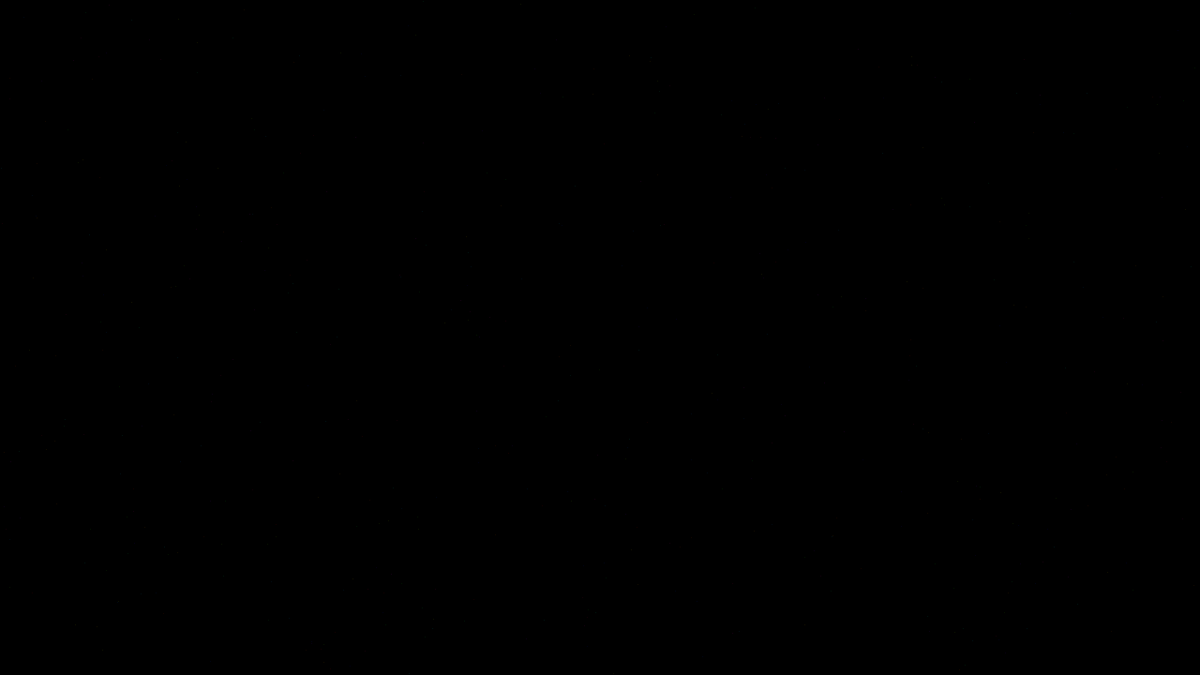
Frame 1 (no input)
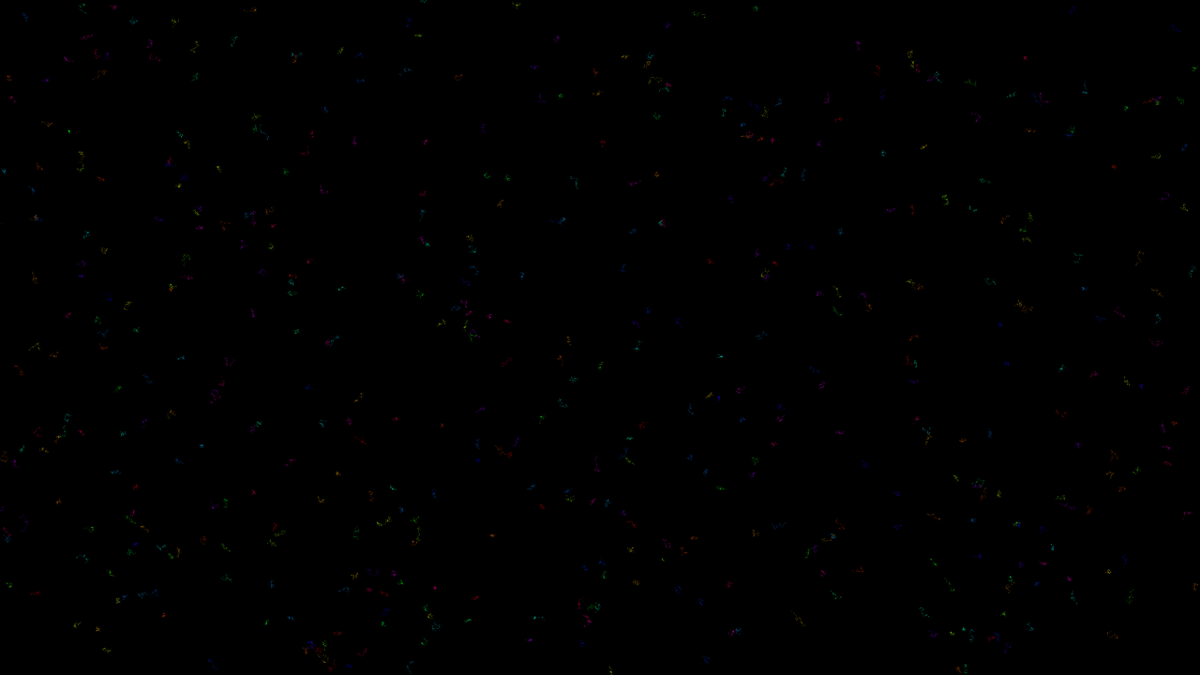
Frame 60 (the mouse pressed at the canvas centre just before this capture)
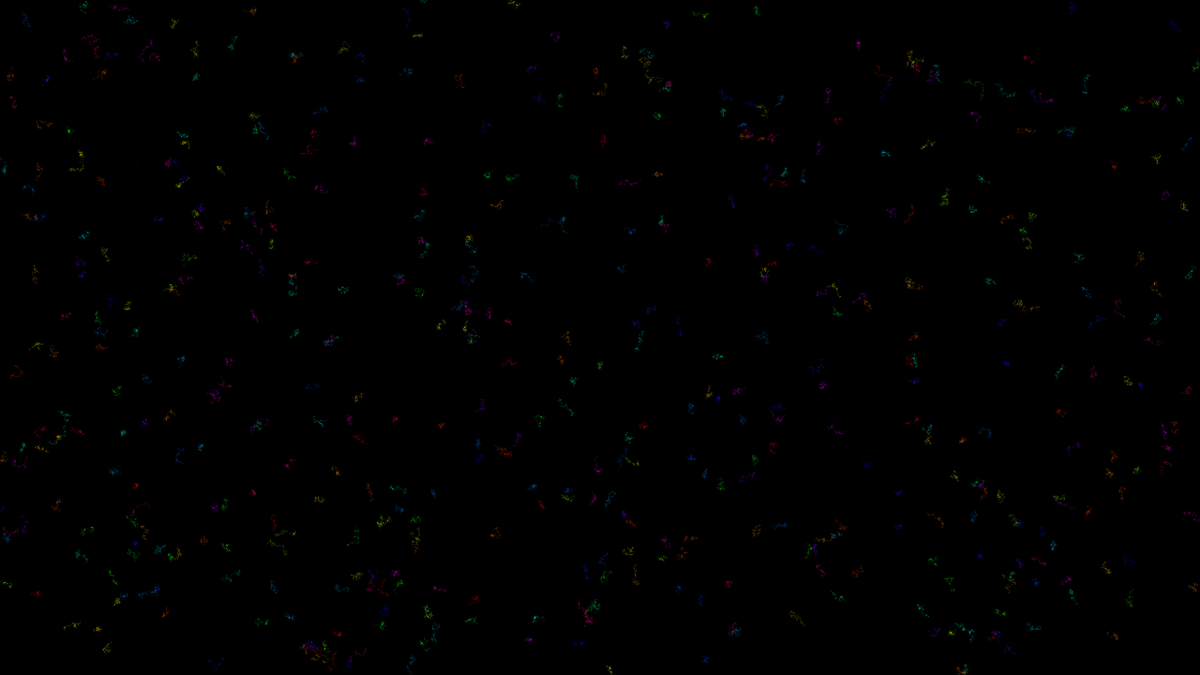
Frame 120 (the mouse held since frame 60 and released just before this capture)

The Processing sketch that drew these frames (run headless with seeded random() and noise(); from frame 60 on, the mouse is pressed at the canvas centre):

// Processing sketch: quick_002
// ── quick_002.pde
WalkerFarm farm;

void setup() {

    size(1280, 720);
    pixelDensity(displayDensity());
    colorMode(HSB, 360, 100, 100, 100);

    farm = new WalkerFarm(0, 0, width, height);

    background(0);
}


void draw() {
    farm.draw();
}

// ── BasicWalker.pde
class BasicWalker extends Walker {
    
    color strokeColor;

    BasicWalker() {
        super();
    }

    BasicWalker(int _x, int _y) {
        this();

        position.x = _x;
        position.y = _y;
    }
    
    BasicWalker(int _x, int _y, color _strokeColor) {
        this();

        position.x = _x;
        position.y = _y;
        
        strokeColor = _strokeColor;
    }

    public void update() {
        int xAdj = irandom(-2, 2);
        int yAdj = irandom(-2, 2);
        
        position.x += xAdj;
        position.y += yAdj;
    }

    public void draw() {
        push(); 
        {
            translate(position.x, position.y);
            stroke(strokeColor);
            point(0, 0);
        } pop();
    }
}

// ── IntVector.pde
/***************
 
/***************/
class IntVector {
    public int x, y, z;

    /***************
     
    /***************/
    IntVector() {
        x = 0;
        y = 0; 
        z = 0;
    }

    /***************
     
    /***************/
    IntVector(int _x) {
        x = _x;
        y = 0; 
        z = 0;
    }

    /***************
     
    /***************/
    IntVector(int _x, int _y) {
        x = _x;
        y = _y; 
        z = 0;
    }

    /***************
     
    /***************/
    IntVector(int _x, int _y, int _z) {
        x = _x;
        y = _y; 
        z = _z;
    }
}

int irandom(int _max) {
    return (int) random((float) _max);
}

int irandom(int _min, int _max) {
    return (int) random((float) _min, (float) _max);
}
    

// ── Walker.pde
class Walker {
    public IntVector position;

    Walker() {
        position = new IntVector();
    }

    public void update() {
    }

    public void draw() {
    }
}

// ── WalkerFarm.pde
class WalkerFarm {
    int numberOfWalkers = 500;
    IntVector minBound, maxBound;
    ArrayList<Walker> walkers;
    IntList removeList;

    WalkerFarm(int _minX, int _minY, int _maxX, int _maxY) {
        minBound = new IntVector(_minX, _minY);
        maxBound = new IntVector(_maxX, _maxY);

        removeList = new IntList();

        walkers = new ArrayList<Walker>();

        for (int i = 0; i < numberOfWalkers; i ++) {

            newWalker();
        }
    }


    public void draw() {

        removeList.clear();

        for (Walker w : walkers) {
            w.update();
            w.draw();

            // If a walker has left the screen, add it's ID into a list of walkers to be removed
            if (w.position.x > maxBound.x || w.position.x < minBound.x || w.position.y > maxBound.y || w.position.y < minBound.x) {
                removeList.append(walkers.indexOf(w));
            }
        }


        // Run through the remove list and replace the departed walkers with new baby walkers
        int walkersToAdd = removeList.size();
        for (int i = 0; i < walkersToAdd; i++) {
            walkers.remove(removeList.get(i));

            newWalker();
        }
    }

    void newWalker() {
        color wc = color(random(360), 100, 100, 10);
        int wx = irandom(maxBound.x);
        int wy = irandom(maxBound.y);

        walkers.add(new BasicWalker(wx, wy, wc));
    }
}
